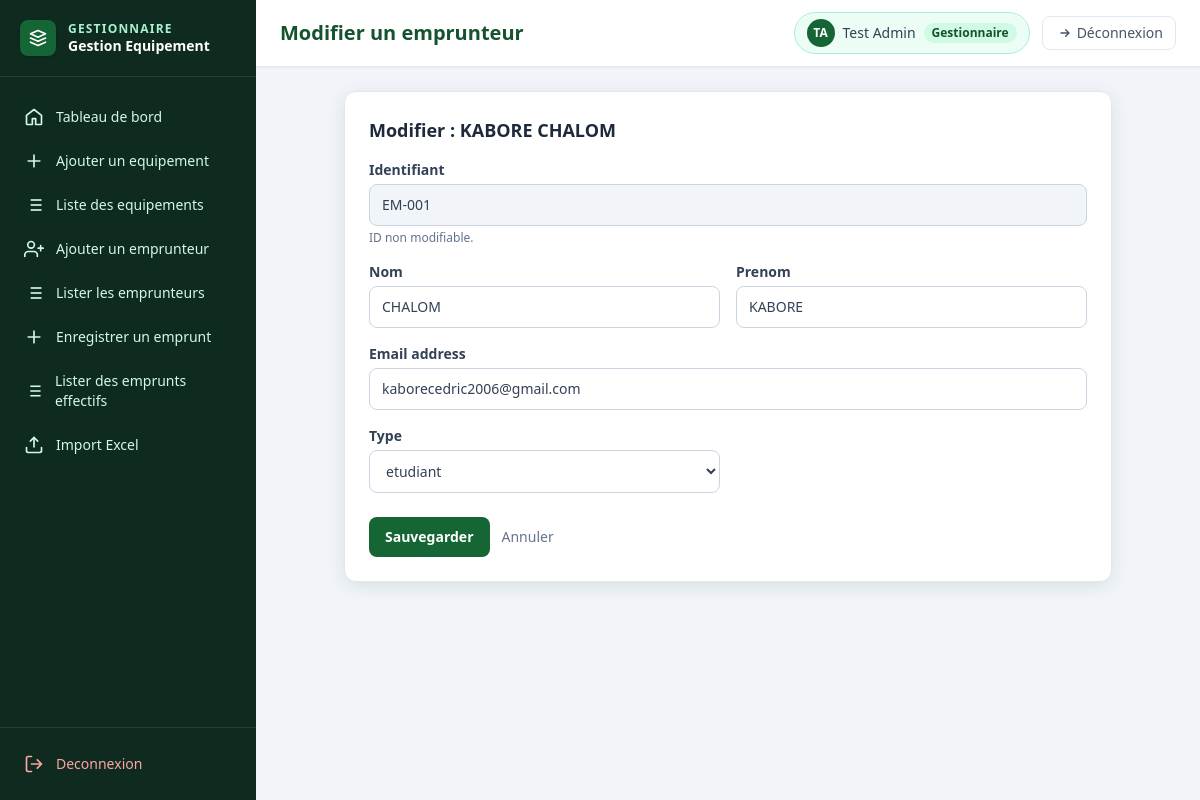
The page /equipements/emprunteur/EM-001/edit/ (signed in) on the database its author committed.
### users/models.py (models this page shows, shortened)
class CustomUser(AbstractBaseUser, PermissionsMixin):
    class TypeUser(models.TextChoices):
        ADMIN = "administrateur", _("Administrateur")
        MANAGER = "gestionnaire", _("Gestionnaire")
    email = models.EmailField(_("email address"), unique=True)
    nom = models.CharField(max_length=150)
    prenom = models.CharField(max_length=150)
    type_user = models.CharField(max_length=30, choices=TypeUser.choices, default=TypeUser.MANAGER)
    is_active = models.BooleanField(default=True)
    objects = CustomUserManager()
    USERNAME_FIELD = "email"
    REQUIRED_FIELDS = ["nom", "prenom"]

### equipement/models.py (models this page shows, shortened)
class Tierce(models.Model):
    class TypeTierce(models.TextChoices):
        ETUDIANT = "etudiant", _("etudiant")
        PROFESSEUR = "professeur", _("professeur")
    id_Tierce = models.CharField(
        max_length=50,
        primary_key=True,
        verbose_name="Identifiant",
        db_column="id_tierce",
    )
    nom = models.CharField(max_length=200)
    prenom = models.CharField(max_length=200)
    email = models.EmailField(_("email address"), unique=True)
    type_Tierce = models.CharField(
        max_length=30,
        choices=TypeTierce.choices,
        default=TypeTierce.ETUDIANT,
        verbose_name="Type",
    )

### equipement/views.py (the view)
# urls.py: path("emprunteur/<str:emprunteur_id>/edit/", views.edit_emprunteur, name="edit_emprunteur"),
@login_required
def edit_emprunteur(request: HttpRequest, emprunteur_id: str) -> HttpResponse:
    emprunteur = get_object_or_404(Tierce, pk=emprunteur_id)
    if request.method == "POST":
        form = EditEmprunteurForm(request.POST, instance=emprunteur)
        if form.is_valid():
            form.save()
            messages.success(request, f"Emprunteur {emprunteur.prenom} {emprunteur.nom} modifié avec succès.")
            return redirect(
                f"{reverse('equipement:dashboard')}?tab=detail_emprunteur&emprunteur_id={emprunteur_id}"
            )
        messages.error(request, "Veuillez corriger les erreurs du formulaire.")
    else:
        form = EditEmprunteurForm(instance=emprunteur)
    return render(request, "equipement/edit_emprunteur.html", {
        "form": form,
        "emprunteur": emprunteur,
    })

### equipement/form.py
class EditEmprunteurForm(forms.ModelForm):
    def __init__(self, *args, **kwargs):
        super().__init__(*args, **kwargs)
        for field in self.fields.values():
            field.widget.attrs["class"] = "field"
            field.widget.attrs["placeholder"] = f"Saisir {field.label.lower()}"
        self.fields["id_Tierce"].widget.attrs["readonly"] = True
        self.fields["id_Tierce"].widget.attrs["class"] = "field bg-slate-100"
        self.fields["id_Tierce"].help_text = "ID non modifiable."
    class Meta:
        model = Tierce
        fields = ["id_Tierce", "nom", "prenom", "email", "type_Tierce"]

### equipement/templates/equipement/edit_emprunteur.html (shortened to what this page needs)
{% extends "equipement/base.html" %}
{% block page_title %}Modifier un emprunteur{% endblock %}
{% block content %}
<section class="mx-auto max-w-3xl rounded-xl border border-slate-200 bg-white p-6 shadow-soft">
  <h2 class="text-lg font-bold text-slate-800">Modifier : {{ emprunteur.prenom }} {{ emprunteur.nom }}</h2>
  <form class="mt-4 grid gap-4 sm:grid-cols-2" method="post">
    {% for field in form %}
      <div class="{% if field.name == 'id_Tierce' or field.name == 'email' %}sm:col-span-2{% endif %}">
        <label class="mb-1 block text-sm font-semibold text-slate-700">{{ field.label }}</label>
        {{ field }}
        {% if field.help_text %}<p class="mt-1 text-xs text-slate-500">{{ field.help_text }}</p>{% endif %}
      </div>
    {% endfor %}
    <div class="sm:col-span-2 flex items-center gap-3 pt-2">
      <button class="btn-primary" type="submit">Sauvegarder</button>
      <a class="text-sm font-medium text-slate-500 hover:text-slate-700"
         href="{% url 'equipement:dashboard' %}?tab=detail_emprunteur&emprunteur_id={{ emprunteur.id_Tierce }}">
        Annuler
      </a>
    </div>
  </form>
</section>
{% endblock %}

### equipement/templates/equipement/base.html (shortened to what this page needs)
<!doctype html>
<html lang="fr">
  <head>
    <script src="https://cdn.tailwindcss.com"></script>
  </head>
  <body class="bg-slate-100 text-slate-800">
    <div class="min-h-screen lg:flex">
      <aside class="flex w-64 shrink-0 flex-col bg-darkPanel text-white lg:min-h-screen">
        <div class="flex items-center gap-3 border-b border-white/10 px-5 py-5">
          <div class="grid h-9 w-9 place-items-center rounded-lg bg-greenBrand-600 shadow">
          </div>
          <div>
            <p class="text-xs font-semibold uppercase tracking-widest text-emerald-200">Gestionnaire</p>
            <p class="text-sm font-bold leading-tight text-white">Gestion Equipement</p>
          </div>
        </div>
        <nav class="flex-1 space-y-1 px-3 py-5">
          <a href="?tab=home" class="nav-link {% if tab == 'home' %}active{% endif %}">
            <svg class="h-5 w-5" viewBox="0 0 24 24" fill="none" stroke="currentColor" stroke-width="2"><path stroke-linecap="round" stroke-linejoin="round" d="m3 10 9-7 9 7v10a1 1 0 0 1-1 1h-6v-7H10v7H4a1 1 0 0 1-1-1z"/></svg>
            Tableau de bord
          </a>
          <a href="?tab=add" class="nav-link {% if tab == 'add' %}active{% endif %}">
            <svg class="h-5 w-5" viewBox="0 0 24 24" fill="none" stroke="currentColor" stroke-width="2"><path stroke-linecap="round" stroke-linejoin="round" d="M12 5v14M5 12h14"/></svg>
            Ajouter un equipement
          </a>
          <a href="?tab=list" class="nav-link {% if tab == 'list' %}active{% endif %}">
            Liste des equipements
          </a>
          <a href="?tab=register" class="nav-link {% if tab == 'register' %}active{% endif %}">
            <svg class="h-5 w-5" viewBox="0 0 24 24" fill="none" stroke="currentColor" stroke-width="2">
                <path stroke-linecap="round" stroke-linejoin="round" d="M16 21v-2a4 4 0 0 0-4-4H5a4 4 0 0 0-4 4v2"/>
                <circle cx="8.5" cy="7" r="4"/>
                <path stroke-linecap="round" stroke-linejoin="round" d="M20 8v6M23 11h-6"/>
            </svg>
            Ajouter un emprunteur
          </a>
          <a href="?tab=lister_emprunteurs" class="nav-link {% if tab == 'lister_emprunteurs' %}active{% endif %}">
            Lister les emprunteurs
          </a>
          <a href="?tab=creer_emprunt" class="nav-link {% if tab == 'creer_emprunt' %}active{% endif %}">
            <svg class="h-5 w-5" viewBox="0 0 24 24" fill="none" stroke="currentColor" stroke-width="2"><path stroke-linecap="round" stroke-linejoin="round" d="M12 5v14M5 12h14"/></svg>
            Enregistrer un emprunt
          </a>
          <a href="?tab=lister_emprunts" class="nav-link {% if tab == 'lister_emprunts' %}active{% endif %}">
            Lister des emprunts effectifs
          </a>
          <a href="?tab=import" class="nav-link {% if tab == 'import' %}active{% endif %}">
            <svg class="h-5 w-5" viewBox="0 0 24 24" fill="none" stroke="currentColor" stroke-width="2"><path stroke-linecap="round" stroke-linejoin="round" d="M21 15v4a2 2 0 0 1-2 2H5a2 2 0 0 1-2-2v-4"/><polyline points="17 8 12 3 7 8"/><line x1="12" y1="3" x2="12" y2="15"/></svg>
            Import Excel
          </a>
        </nav>
        <div class="border-t border-white/10 px-3 py-4">
          <a href="{% url 'users:logout' %}" class="nav-link text-red-300 hover:bg-red-900/30 hover:text-red-200">
            <svg class="h-5 w-5" viewBox="0 0 24 24" fill="none" stroke="currentColor" stroke-width="2"><path stroke-linecap="round" stroke-linejoin="round" d="M9 21H5a2 2 0 0 1-2-2V5a2 2 0 0 1 2-2h4"/><path stroke-linecap="round" stroke-linejoin="round" d="m16 17 5-5-5-5M21 12H9"/></svg>
            Deconnexion
          </a>
        </div>
      </aside>
      <div class="flex flex-1 flex-col">
        <header class="flex items-center justify-between border-b border-slate-200 bg-white px-6 py-3 shadow-sm">
          <h1 class="text-xl font-bold text-greenBrand-700">{% block page_title %}Tableau de bord{% endblock %}</h1>
          <div class="flex items-center gap-3">
            <div class="flex items-center gap-2 rounded-full border border-emerald-200 bg-emerald-50 px-3 py-1.5">
              <div class="grid h-7 w-7 place-items-center rounded-full bg-greenBrand-600 text-xs font-bold text-white">
                {{ request.user.prenom|first|upper }}{{ request.user.nom|first|upper }}
              </div>
              <span class="text-sm font-medium text-slate-700">{{ request.user.prenom }} {{ request.user.nom }}</span>
              <span class="rounded-full bg-greenBrand-100 px-2 py-0.5 text-xs font-semibold text-greenBrand-700">Gestionnaire</span>
            </div>
            <a href="{% url 'equipement:logout' %}" class="flex items-center gap-1.5 rounded-lg border border-slate-200 px-3 py-1.5 text-sm font-medium text-slate-600 transition hover:bg-slate-100">
              <svg class="h-4 w-4" viewBox="0 0 24 24" fill="none" stroke="currentColor" stroke-width="2">
                <path stroke-linecap="round" stroke-linejoin="round" d="m16 17 5-5-5-5M21 12H9"/>
              </svg>
              Déconnexion
            </a>
          </div>
        </header>
        <main class="flex-1 p-6">
          {% block content %}{% endblock %}
        </main>
      </div>
    </div>
  </body>
</html>

### rows shown on the page
CustomUser: user.prenom|first "T", user.nom|first "A", user.prenom "Test", user.nom "Admin"
Tierce: prenom "KABORE", nom "CHALOM", form "CHALOM" "KABORE" "kaborecedric2006@gmail.com" "etudiant"

### other values the page prints
{{ field.label }} "Identifiant" "Nom" "Prenom" "Email address" "Type"
{{ field.help_text }} "ID non modifiable."
